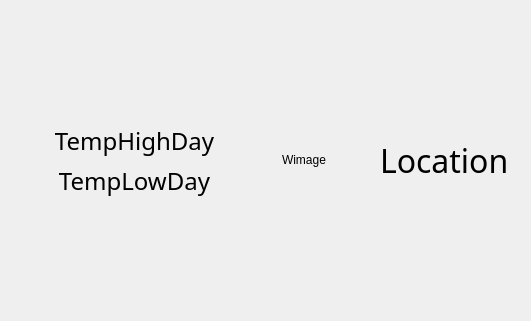
                <widget class="QWidget" name="gridLayoutWidget_3">
                 <property name="geometry">
                  <rect>
                   <x>10</x>
                   <y>0</y>
                   <width>531</width>
                   <height>321</height>
                  </rect>
                 </property>
                 <layout class="QGridLayout" name="gridCurrent">
                  <item row="0" column="0">
                   <layout class="QGridLayout" name="gridLayout_3" columnstretch="0,0,0,0,0">
                    <item row="0" column="4" rowspan="2">
                     <widget class="QLabel" name="locationCurr">
                      <property name="font">
                       <font>
                        <family>Geneva</family>
                        <pointsize>24</pointsize>
                       </font>
                      </property>
                      <property name="text">
                       <string>Location</string>
                      </property>
                      <property name="alignment">
                       <set>Qt::AlignLeading|Qt::AlignLeft|Qt::AlignVCenter</set>
                      </property>
                     </widget>
                    </item>
                    <item row="1" column="1" alignment="Qt::AlignHCenter|Qt::AlignTop">
                     <widget class="QLabel" name="tempLowCurr">
                      <property name="sizePolicy">
                       <sizepolicy hsizetype="Fixed" vsizetype="Fixed">
                        <horstretch>0</horstretch>
                        <verstretch>0</verstretch>
                       </sizepolicy>
                      </property>
                      <property name="font">
                       <font>
                        <family>Geneva</family>
                        <pointsize>18</pointsize>
                       </font>
                      </property>
                      <property name="text">
                       <string>TempLowDay</string>
                      </property>
                      <property name="alignment">
                       <set>Qt::AlignCenter</set>
                      </property>
                     </widget>
                    </item>
                    <item row="0" column="2" rowspan="2">
                     <spacer name="horizontalSpacer_2">
                      <property name="orientation">
                       <enum>Qt::Horizontal</enum>
                      </property>
                      <property name="sizeType">
                       <enum>QSizePolicy::Fixed</enum>
                      </property>
                      <property name="sizeHint" stdset="0">
                       <size>
                        <width>13</width>
                        <height>13</height>
                       </size>
                      </property>
                     </spacer>
                    </item>
                    <item row="0" column="1" alignment="Qt::AlignBottom">
                     <widget class="QLabel" name="tempHighCurr">
                      <property name="sizePolicy">
                       <sizepolicy hsizetype="Fixed" vsizetype="Fixed">
                        <horstretch>0</horstretch>
                        <verstretch>0</verstretch>
                       </sizepolicy>
                      </property>
                      <property name="font">
                       <font>
                        <family>Geneva</family>
                        <pointsize>18</pointsize>
                        <bold>false</bold>
                       </font>
                      </property>
                      <property name="text">
                       <string>TempHighDay</string>
                      </property>
                      <property name="alignment">
                       <set>Qt::AlignCenter</set>
                      </property>
                     </widget>
                    </item>
                    <item row="0" column="0" rowspan="2">
                     <widget class="QLabel" name="tempCurr">
                      <property name="sizePolicy">
                       <sizepolicy hsizetype="Fixed" vsizetype="Fixed">
                        <horstretch>0</horstretch>
                        <verstretch>0</verstretch>
                       </sizepolicy>
                      </property>
                      <property name="font">
                       <font>
                        <family>Geneva</family>
                        <pointsize>48</pointsize>
                       </font>
                      </property>
                      <property name="autoFillBackground">
                       <bool>false</bool>
                      </property>
                      <property name="text">
                       <string/>
                      </property>
                      <property name="alignment">
                       <set>Qt::AlignCenter</set>
                      </property>
                     </widget>
                    </item>
                    <item row="0" column="3" rowspan="2">
                     <widget class="QLabel" name="imageCurr">
                      <property name="maximumSize">
                       <size>
                        <width>150</width>
                        <height>150</height>
                       </size>
                      </property>
                      <property name="mouseTracking">
                       <bool>false</bool>
                      </property>
                      <property name="text">
                       <string>Wimage</string>
                      </property>
                      <property name="scaledContents">
                       <bool>true</bool>
                      </property>
                      <property name="alignment">
                       <set>Qt::AlignCenter</set>
                      </property>
                     </widget>
                    </item>
                   </layout>
                  </item>
                 </layout>
                </widget>
